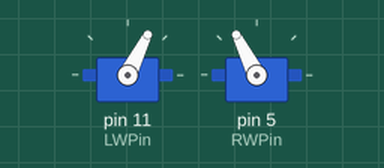
The sketch below on a simulated Arduino Uno, built with avr-gcc and run on an emulated ATmega328P. Parts: 2 × servo.

Above: at 0.05 s.
At 7.45 s:
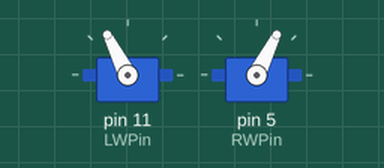
At 9.95 s:
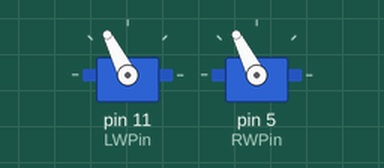
At 14.95 s:
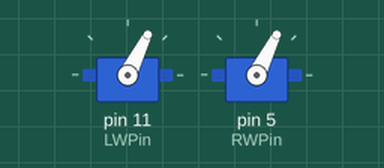
Timing chart, 0 to 19.5 s (numbered marks = the images above):
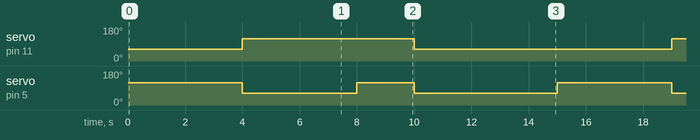

The sketch:

pink_robot.ino
```cpp
// This code is based on a program called "Sweep"
// by BARRAGAN <http://barraganstudio.com>
// (which is an example placed in the public domain found under the example menu of the Arduino IDE)
// and we also utilize the Servo.h Library

//Creative commons license for my modifications
//
//I created additional functions created for handling continuous-rotation-servos as motors
//Forward, Backward, RotateLeft, RotateRight, Stop, and attachServo
//by gskielian  < http://www.kielian.net >

double ForwardSpeed = 30.0;
double RotateSpeed = 30.0;
double BackwardSpeed = 30.0;

#include <Servo.h>

Servo LeftWheel;  // create servo object to control a servo
Servo RightWheel;  // create servo object to control a servo

// Note: a maximum of eight servo objects can be created

int LWPin = 11; //set the pin number for your left servo-motors (just change the number if not pin 9)
int RWPin = 5; //right-wheel control pin


void setup()
{
  LeftWheel.attach( LWPin );  //  Connects LeftWheel to the pin LWPin
  RightWheel.attach( RWPin );  // Connects another wheel to be controlled by the pin RWPin

}


void loop()
{


     Forward(4); // Full steam ahead!
     Backward(4);
     RotateLeft(2);
     RotateRight(2);
     Stop(3);
}


void Forward(double seconds)
{
    double speed = ForwardSpeed;

     attachServos(); //in case we disconnected them

     //The CRS thinks it is always at 90 degrees
     //if you tell it to go to 180 degrees it will go really fast clock-wise
     //0 degrees really quickly counterclockwise
     // 95 really slowly clockwise

    double leftspeed = (-speed/100.0*90.0 + 90) ;
    double rightspeed = (speed/100.0*90.0 + 90) ;  // translates it to servo-speak (servo input is from 0-180)

    LeftWheel.write( (int) leftspeed);
    RightWheel.write((int) rightspeed); // Right wheel is backwards

   //delay wants an integer number of milliseconds, we turn seconds to milliseconds
   //then we turn the result into an int
   delay((int) (seconds*1000));
}


void Backward ( double seconds)
{
    double speed = BackwardSpeed;

    attachServos(); //in case we disconnected them

    double leftspeed = (speed/100.0*90.0 + 90) ;
    double rightspeed = (-speed/100.0*90.0 + 90) ;  // translates it to servo-speak (servo input is from 0-180)

    LeftWheel.write( (int) leftspeed);
    RightWheel.write((int) rightspeed);

    delay((int) (seconds*1000));
}


void RotateLeft (double seconds)
{
    double speed = RotateSpeed;

    attachServos(); //in case we disconnected them

    double leftspeed = (speed/100.0*90.0 + 90) ;  // translates it to servo-speak (servo input is from 0-180)
    double rightspeed = (speed/100.0*90.0 + 90) ;  // translates it to servo-speak (servo input is from 0-180)

    LeftWheel.write((int) leftspeed);
    RightWheel.write((int) rightspeed);
    delay((int) (seconds*1000));
}

void RotateRight (double seconds)
{
    double speed = RotateSpeed;

    attachServos(); //in case we disconnected them

    double leftspeed =  (-speed/100.0*90.0 + 90) ;  // translates it to servo-speak (servo input is from 0-180)
    double rightspeed =  (-speed/100.0*90.0 + 90) ;  // translates it to servo-speak (servo input is from 0-180)

    LeftWheel.write((int) leftspeed);
    RightWheel.write((int) rightspeed);

    delay((int) (seconds*1000));
}


void Stop( double seconds)
{
  LeftWheel.detach();  //to stop the motors, we have the Arduino stop sending signals entirely
  RightWheel.detach();

  delay((int) (seconds*1000));
}


void attachServos()
{
   LeftWheel.attach(LWPin);
   RightWheel.attach(RWPin);
}
```

Measured:
- by itself, servo on pin 11 (LWPin): alternates 117° for 6.0 s and 63° for 9.0 s
- by itself, servo on pin 5 (RWPin): repeats every 15.0 s: 117° 2.0 s, 63° 5.0 s, 117° 4.0 s, 63° 4.0 s
